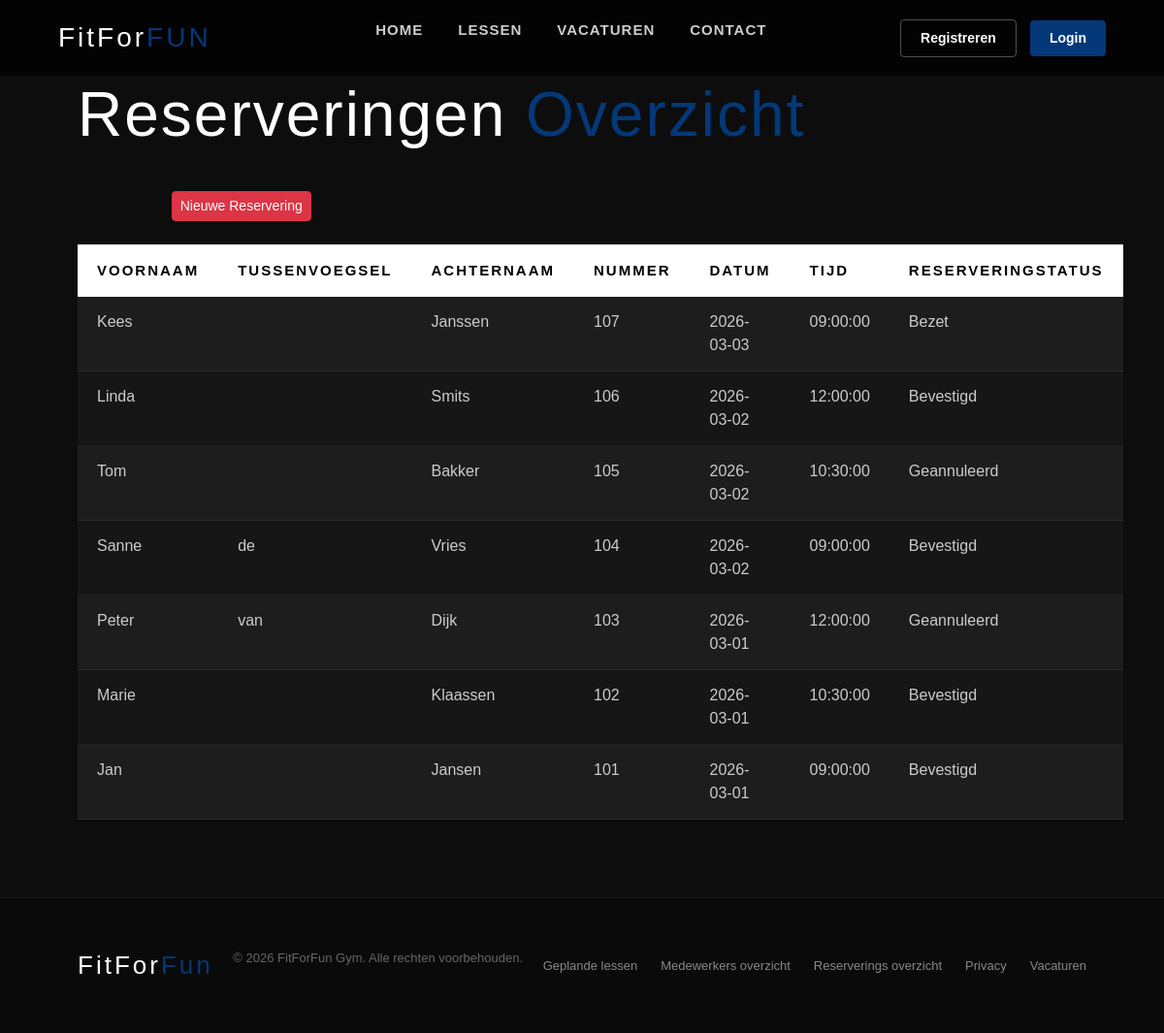
Page /Reserverings_overzicht/Index.php on the committed database.
### tables this page shows
CREATE TABLE Reservering (
     Id                         SMALLINT        UNSIGNED   NOT NULL        AUTO_INCREMENT  COMMENT 'Primary key of the Reservering table'
    ,Voornaam           VARCHAR(50)       NOT NULL                  COMMENT 'Voornaam van de persoon'
    ,Tussenvoegsel      VARCHAR(10)       NULL                      COMMENT 'Tussenvoegsel van de naam (optioneel)'
    ,Achternaam         VARCHAR(50)       NOT NULL                  COMMENT 'Achternaam van de persoon'
    ,Nummer             MEDIUMINT         NOT NULL                  COMMENT 'Persoonlijk nummer'
    ,Datum              DATE              NOT NULL                  COMMENT 'Geboortedatum'
    ,Tijd               TIME              NOT NULL                  COMMENT 'Tijdstip'
    ,Reserveringstatus  VARCHAR(20)       NOT NULL                  COMMENT 'Status van reservering: Vrij, Bezet, Gereserveerd, Geannuleerd'
    ,IsActief           BIT               NOT NULL DEFAULT 1        COMMENT 'Geeft aan of de persoon actief is (1 = Ja, 0 = Nee)'
    ,Opmerking          VARCHAR(250)      NULL                      COMMENT 'Eventuele opmerkingen'
    ,DatumAangemaakt    DATETIME(6)       NOT NULL DEFAULT NOW(6)  COMMENT 'Datum en tijd van aanmaak'
    ,DatumGewijzigd     DATETIME(6)       NOT NULL DEFAULT NOW(6)  COMMENT 'Datum en tijd van laatste wijziging'
    ,CONSTRAINT PK_Persoon_Id PRIMARY KEY (Id)
);

### Reserverings_overzicht/Index.php (the view, shortened to what this page needs)
<?php
include ('config/config.php');
$dsn = "mysql:host=$dbHost;
        dbname=$dbName;
        charset=UTF8";
$pdo = new PDO($dsn, $dbUser,$dbPass);
$sql = "SELECT RS.Id
              ,RS.Voornaam
              ,RS.Tussenvoegsel
              ,RS.Achternaam
              ,RS.Nummer
              ,RS.Datum
              ,RS.Tijd
              ,RS.Reserveringstatus
        FROM Reservering AS RS
        ORDER BY RS.ID DESC";
$statement = $pdo->prepare($sql);
$statement->execute();
$result = $statement->fetchAll(PDO::FETCH_OBJ);
?>
<!DOCTYPE html>
<html lang="en">
<head>
     <link rel="stylesheet" href="https://cdn.jsdelivr.net/npm/bootstrap@5.3.2/dist/css/bootstrap.min.css">
    <link rel="stylesheet" href="./css/Style.css">
</head>
<body>
    <nav class="navbar">
        <div class="nav-logo">FitFor<span>FUN</span></div>
            <ul class="nav-links">
                <li><a href="/index.php">Home</a></li>
                <li><a href="/Lessen.html">Lessen</a></li>
                <li><a href="#vacatures">Vacaturen</a></li>
                <li><a href="#contact">Contact</a></li>
            </ul>
        <div class="nav-auth">
            <a href="#" class="btn-registreer">Registreren</a>
            <a href="#" class="btn-login">Login</a>
        </div>
    </nav>
   <div class="reserveringen-pagina">
        <div class="reserveringen-header">
            <h1 class="reserveringen-titel">
                Reserveringen <span>Overzicht</span>
            </h1>
        </div>
        <div class="row justify-content-center my-3">
            <div class="col-10">
                <h6>
                    <a href="./create.php" class="btn btn-danger btn-sm ms-2">
                        <i class="bi bi-plus-square"></i> Nieuwe Reservering
                    </a>
                </h6>
            </div>
        </div>
        <div class="tabel-wrapper">
            <table class="table table-striped table-hover reserveringen-tabel">
                <thead>
                    <tr>
                        <th>Voornaam</th>
                        <th>Tussenvoegsel</th>
                        <th>Achternaam</th>
                        <th>Nummer</th>
                        <th>Datum</th>
                        <th>Tijd</th>
                        <th>Reserveringstatus</th>
                    </tr>
                </thead>
                <tbody>
                    <?php foreach ($result as $Reservering): ?>
                        <tr>
                            <td><?= $Reservering->Voornaam; ?></td>
                            <td><?= $Reservering->Tussenvoegsel; ?></td>
                            <td><?= $Reservering->Achternaam; ?></td>
                            <td><?= $Reservering->Nummer; ?></td>
                            <td><?= $Reservering->Datum; ?></td>
                            <td><?= $Reservering->Tijd; ?></td>
                            <td><?= $Reservering->Reserveringstatus; ?></td>
                        </tr>
                    <?php endforeach; ?>
                </tbody>
            </table>
        </div>
    </div>
    <footer class="footer" id="contact">
        <div class="footer-inner">
            <div class="footer-logo">FitFor<span>Fun</span></div>
            <p>© 2026 FitForFun Gym. Alle rechten voorbehouden.</p>
            <div class="footer-links">
                <a href="/geplande_lessen/index.php">Geplande lessen</a>
                <a href="/Medewerkers overzicht/index.php">Medewerkers overzicht</a>
                <a href="/Reserverings_overzicht/Index.php">Reserverings overzicht</a>
                <a href="#">Privacy</a>
                <a href="#">Vacaturen</a>
            </div>
        </div>
    </footer>
</body>
</html>

### Reserverings_overzicht/css/style.css (style rules this page uses)
* { margin: 0; padding: 0; box-sizing: border-box; }
html { scroll-behavior: smooth; }
body { font-family: 'Barlow', sans-serif; background-color: #0d0d0d; color: #f0f0f0; overflow-y: auto; }
.navbar { position: fixed; top: 0; width: 100%; z-index: 100; display: flex; align-items: center; justify-content: space-between; padding: 18px 60px; background: rgba(0, 0, 0, 0.75); backdrop-filter: blur(10px); border-bottom: 1px solid rgba(255, 255, 255, 0.05); }
.nav-logo { font-family: 'Bebas Neue', sans-serif; font-size: 28px; letter-spacing: 3px; color: #ffffff; }
.nav-logo span { color: #043878; }
.nav-links { list-style: none; display: flex; gap: 36px; }
.nav-links a { text-decoration: none; color: #cccccc; font-size: 15px; font-weight: 600; letter-spacing: 1px; text-transform: uppercase; transition: color 0.3s; }
.nav-auth { display: flex; gap: 14px; align-items: center; }
.btn-registreer { text-decoration: none; color: #ffffff; font-size: 14px; font-weight: 600; padding: 8px 20px; border: 1px solid rgba(255, 255, 255, 0.3); border-radius: 4px; transition: all 0.3s; }
.btn-login { text-decoration: none; background-color: #043878; color: #ffffff; font-size: 14px; font-weight: 600; padding: 8px 20px; border-radius: 4px; transition: background-color 0.3s; }
.footer { background-color: #0a0a0a; border-top: 1px solid rgba(255, 255, 255, 0.06); padding: 50px 80px; }
.footer-inner { max-width: 1200px; display: flex; align-items: center; justify-content: space-between; flex-wrap: wrap; gap: 20px; }
.footer-logo { font-family: 'Bebas Neue', sans-serif; font-size: 26px; letter-spacing: 3px; color: #ffffff; }
.footer-logo span { color: #043878; }
.footer p { font-size: 13px; color: #666666; }
.footer-links { display: flex; gap: 24px; }
.footer-links a { text-decoration: none; font-size: 13px; color: #888888; transition: color 0.3s; }
.reserveringen-pagina { min-height: 80vh; padding: 120px 80px 80px; background-color: #0d0d0d; padding: 5em; }
.reserveringen-header { margin-bottom: 40px; animation: fadeInUp 0.8s ease forwards; }
.reserveringen-titel { font-family: 'Bebas Neue', sans-serif; font-size: 64px; color: #ffffff; letter-spacing: 2px; }
.reserveringen-titel span { color: #043878; }
.reserveringen-tabel { width: 100%; margin: 0 auto; min-width: 900px; border-collapse: collapse; padding: 0; color: #f0f0f0; }
.reserveringen-tabel thead tr { background-color: #043878 !important; }
.reserveringen-tabel thead th { color: #020101; font-size: 15px; font-weight: 600; letter-spacing: 2px; text-transform: uppercase; padding: 16px 20px; border: none; }
.reserveringen-tabel tbody tr { border-bottom: 1px solid rgba(255, 255, 255, 0.05); }
.reserveringen-tabel.table-striped > tbody > tr:nth-of-type(odd) > * { background-color: #1f1f1f; }
.reserveringen-tabel.table-striped > tbody > tr:nth-of-type(even) > * { background-color: #161616; }
.reserveringen-tabel tbody td { padding: 14px 20px; font-size: 16px; color: #cccccc; border: none; }

### rows in the picture
reservering: Voornaam "Kees", Achternaam "Janssen", Nummer "107", Datum "2026-03-03", Tijd "09:00:00", Reserveringstatus "Bezet"
reservering: Voornaam "Linda", Achternaam "Smits", Nummer "106", Datum "2026-03-02", Tijd "12:00:00", Reserveringstatus "Bevestigd"
reservering: Voornaam "Tom", Achternaam "Bakker", Nummer "105", Datum "2026-03-02", Tijd "10:30:00", Reserveringstatus "Geannuleerd"
reservering: Voornaam "Sanne", Tussenvoegsel "de", Achternaam "Vries", Nummer "104", Datum "2026-03-02", Tijd "09:00:00", Reserveringstatus "Bevestigd"
reservering: Voornaam "Peter", Tussenvoegsel "van", Achternaam "Dijk", Nummer "103", Datum "2026-03-01", Tijd "12:00:00", Reserveringstatus "Geannuleerd"
reservering: Voornaam "Marie", Achternaam "Klaassen", Nummer "102", Datum "2026-03-01", Tijd "10:30:00", Reserveringstatus "Bevestigd"
reservering: Voornaam "Jan", Achternaam "Jansen", Nummer "101", Datum "2026-03-01", Tijd "09:00:00", Reserveringstatus "Bevestigd"
